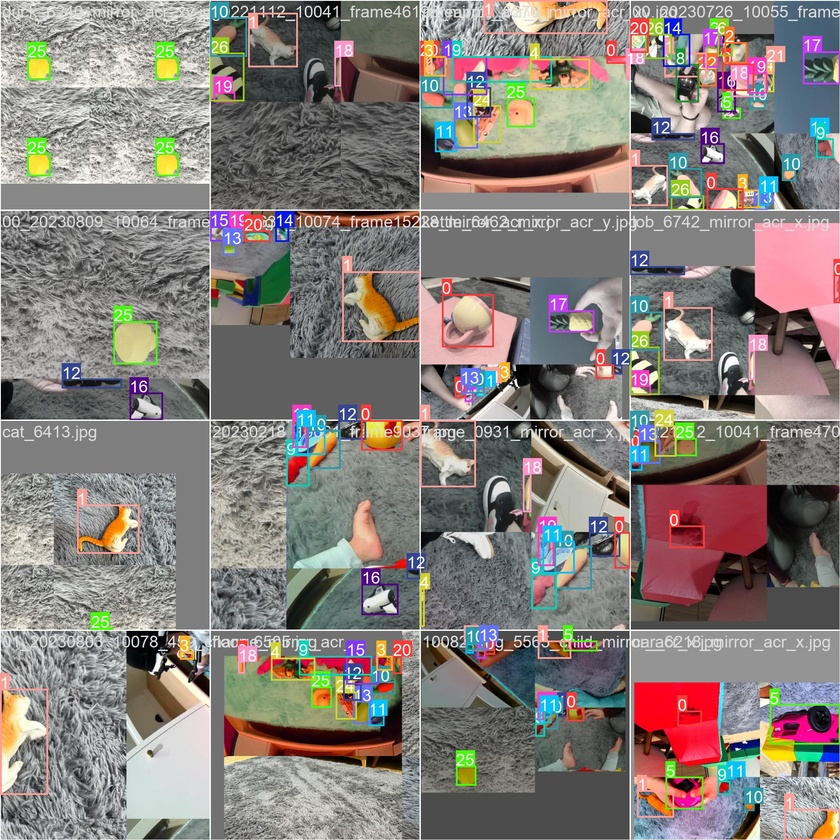
#> input picture All_Data_Trainings/all_data_2_14_mirrored_80_20_split/train_batch0.jpg, 840 x 840 px, shrunk from 1920 x 1920 before the run, given in place of 1201_img_110.jpg, which was not available
$ python stitch_images.py
#> lines starting #> are read from the running program, lines starting #| are printed output that depends on the picture; pictures that were not available may be replaced by others from this repository, and a replacement may not be noted
from PIL import Image

def stitch_images(image1_path, image2_path, output_path):
    # Open the images
#> called with output_path = 'stitched_image.jpg'
    image1 = Image.open(image1_path)
#> image1 is the input picture: PIL image 840x840 RGB; mean R, G, B 133.8, 125.9, 121.9
    image2 = Image.open(image2_path)

    # Determine the width and height of the stitched image
    width = image1.width + image2.width
#> width = 1680
    height = max(image1.height, image2.height)
#> height = 840

    # Create a new blank image with the calculated dimensions
    stitched_image = Image.new('RGB', (width, height))
#> stitched_image: PIL image 1680x840 RGB; every value is 0

    # Paste the first image onto the stitched image at (0,0)
    stitched_image.paste(image1, (0, 0))
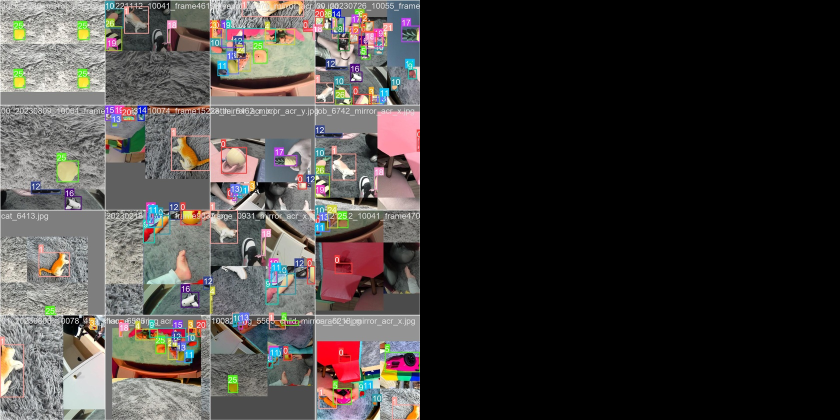
#> stitched_image: PIL image 1680x840 RGB (shown at 1/2 size); mean R, G, B 66.9, 63, 60.9

    # Paste the second image onto the stitched image at (image1.width, 0)
    stitched_image.paste(image2, (image1.width, 0))
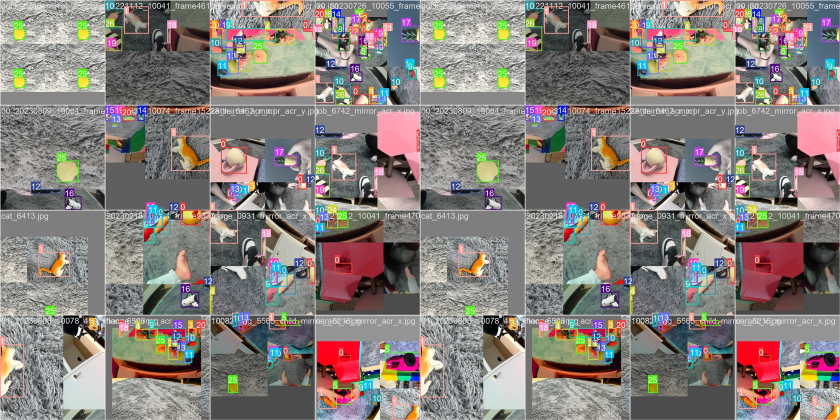
#> stitched_image: PIL image 1680x840 RGB (shown at 1/2 size); mean R, G, B 133.8, 125.9, 121.9

    # Save the stitched image
    stitched_image.save(output_path)

# Example usage
image1_path = "C:\\Users\\multimaster\\Desktop\\JA_DATASET\\test\\positive_JA\\1201_img_110.jpg"
image2_path = "C:\\Users\\multimaster\\Desktop\\JA_DATASET\\test\\positive_JA\\1201_img_110.jpg"
output_path = "stitched_image.jpg"

stitch_images(image1_path, image2_path, output_path)

$ run again, on All_Data_Trainings/all_data_2_14_mirrored_80_20_split/train_batch1.jpg
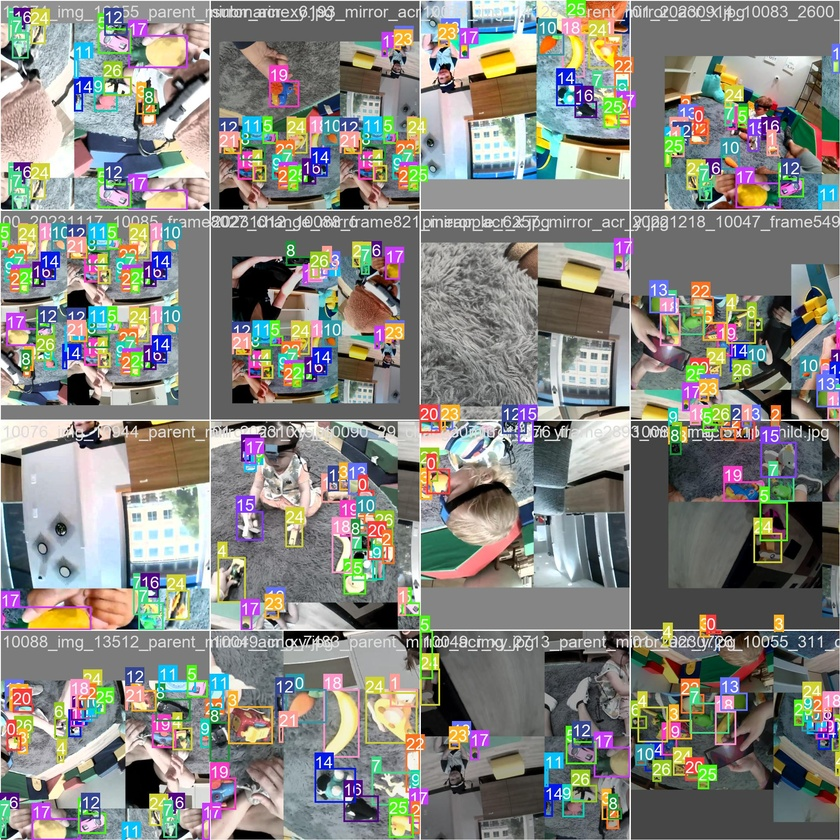
#> input picture All_Data_Trainings/all_data_2_14_mirrored_80_20_split/train_batch1.jpg, 840 x 840 px, shrunk from 1920 x 1920 before the run, given in place of 1201_img_110.jpg, which was not available
#> in stitch_images, image1 is the input picture: PIL image 840x840 RGB; mean R, G, B 133.7, 133.7, 128.4
#> in stitch_images, `stitched_image.paste(image1, (0, 0))`:
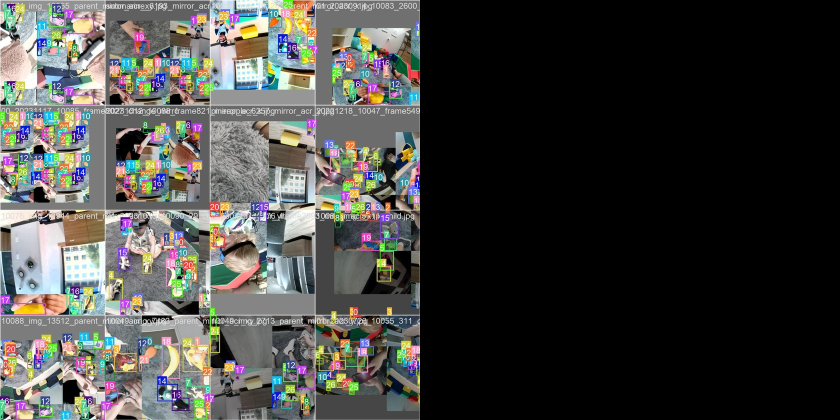
#> stitched_image: PIL image 1680x840 RGB (shown at 1/2 size); mean R, G, B 66.8, 66.9, 64.2
#> in stitch_images, `stitched_image.paste(image2, (image1.width, 0))`:
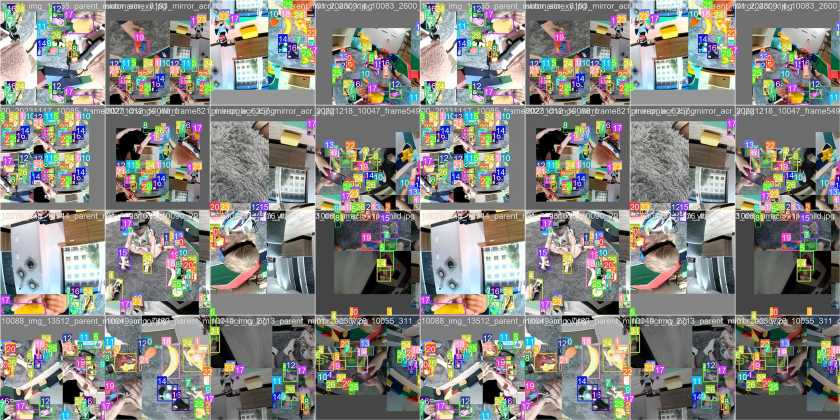
#> stitched_image: PIL image 1680x840 RGB (shown at 1/2 size); mean R, G, B 133.7, 133.7, 128.4
